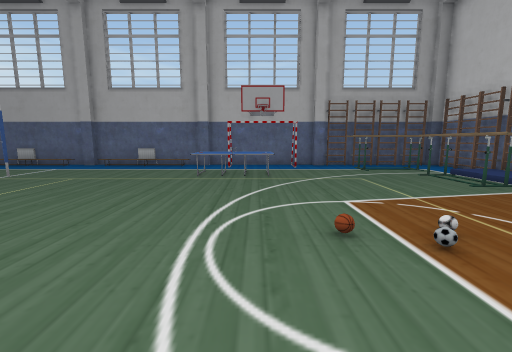
view 1 (above)

15 first-person views from a walk through a Unity game level. The camera is 1.2 m above the floor, tilts 8° down and sees 90° across. The floor is counted in squares, 1 m on a side. Each view is taken from the middle of a square. On the plan, view 1 faces up. The plan holds only what a view shows up to about 12 squares ahead; the rest is blank. Door leaves are left out, so doorways stand open.

view 2
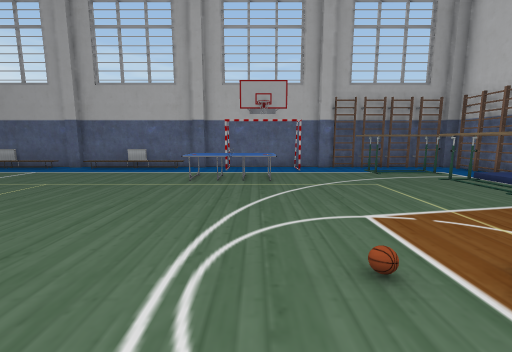

view 3
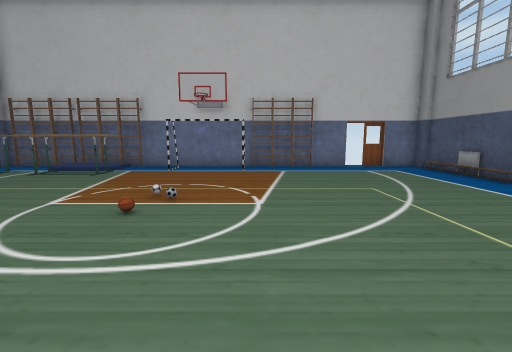

view 4
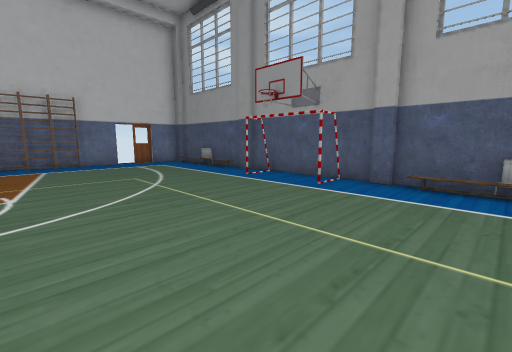

view 5
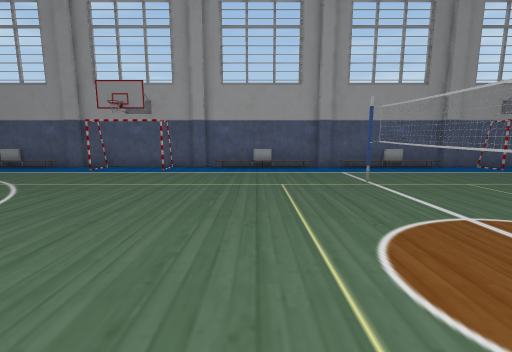

view 6
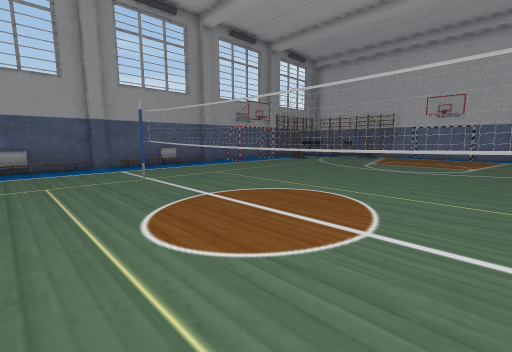

view 7
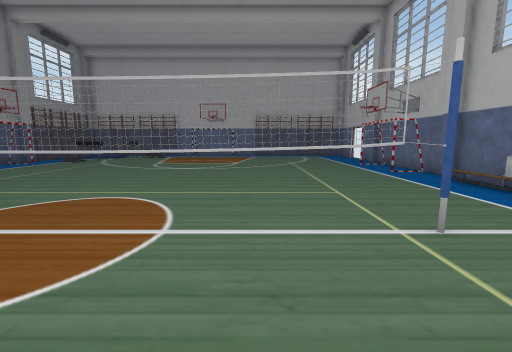

view 8
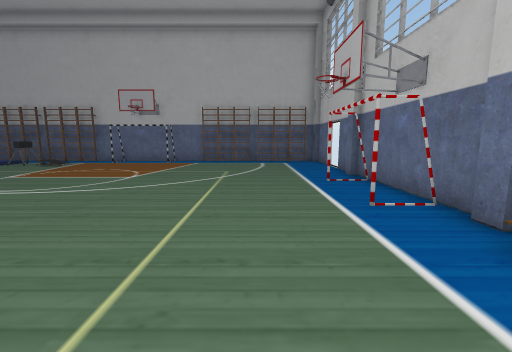

view 9
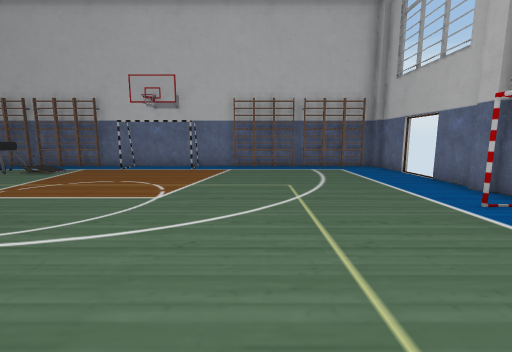

view 10
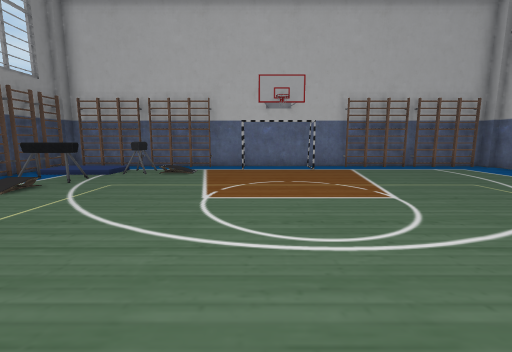

view 11
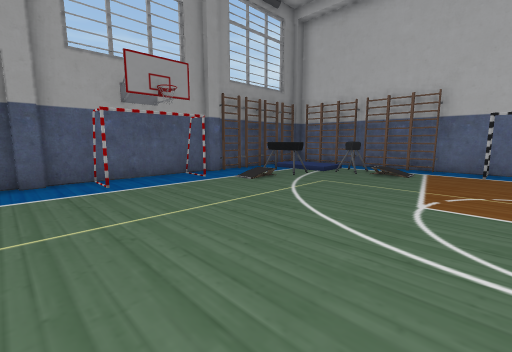

view 12
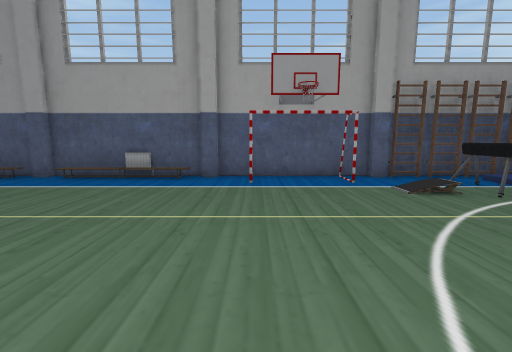

view 13
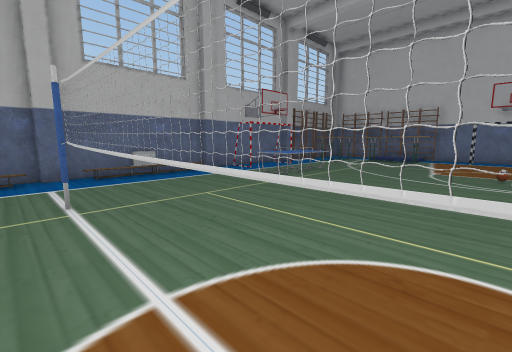

view 14
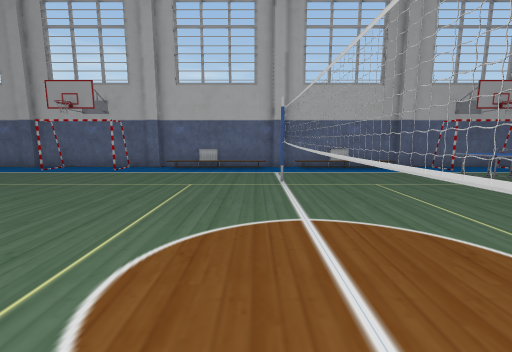

view 15
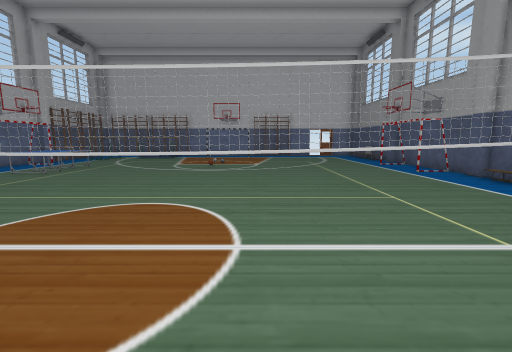

### Floor plan
Key: @ floor where view 1 was taken; # wall or solid block; . floor; / step, stairs or slope; D open door; = window, fence, low wall or low ledge; O other object.
Columns run from 25 left of view 1 to 9 right of it. Each row starts with its distance up from view 1.
 13 ###DD##############################
 12 #......O .#..OOOO.OOOO.#O..O#OOOOO#
 11 O............................OOOO.O
 10 O......................OOO...OOOO.O
  9 #......................OOO.....O/ #
  8 O................#.....OOO.....O/ O
  7 O................=.............O/ O
  6 #................=.............O..#
  5 #................=................#
  4 #O...............=...............O#
  3 #................=................#
  2 #................=................#
  1 #................=................#
  0 #................=.......@........#
 -1 O................=................O
 -2 O.OO.............#................#
 -3 #.//O.............................D
 -4 O. /OO/...........................D
 -5 O  //O............................D
 -6 ##OOOO#O..O.///////////#O..O#/////#
 -7  ##################################

Positions as (right, up) in squares from view 1, and headings:
1: (0, 0), facing up
2: (0, 1), facing up
3: (-3, 1), facing right
4: (-5, 1), facing down-right
5: (-5, 5), facing down
6: (-5, 6), facing down-left
7: (-5, 6), facing left
8: (-10, 9), facing left
9: (-13, 7), facing left
10: (-13, 2), facing left
11: (-13, 2), facing down-left
12: (-15, 2), facing down
13: (-9, 3), facing up-right
14: (-9, 1), facing up
15: (-11, 1), facing right
